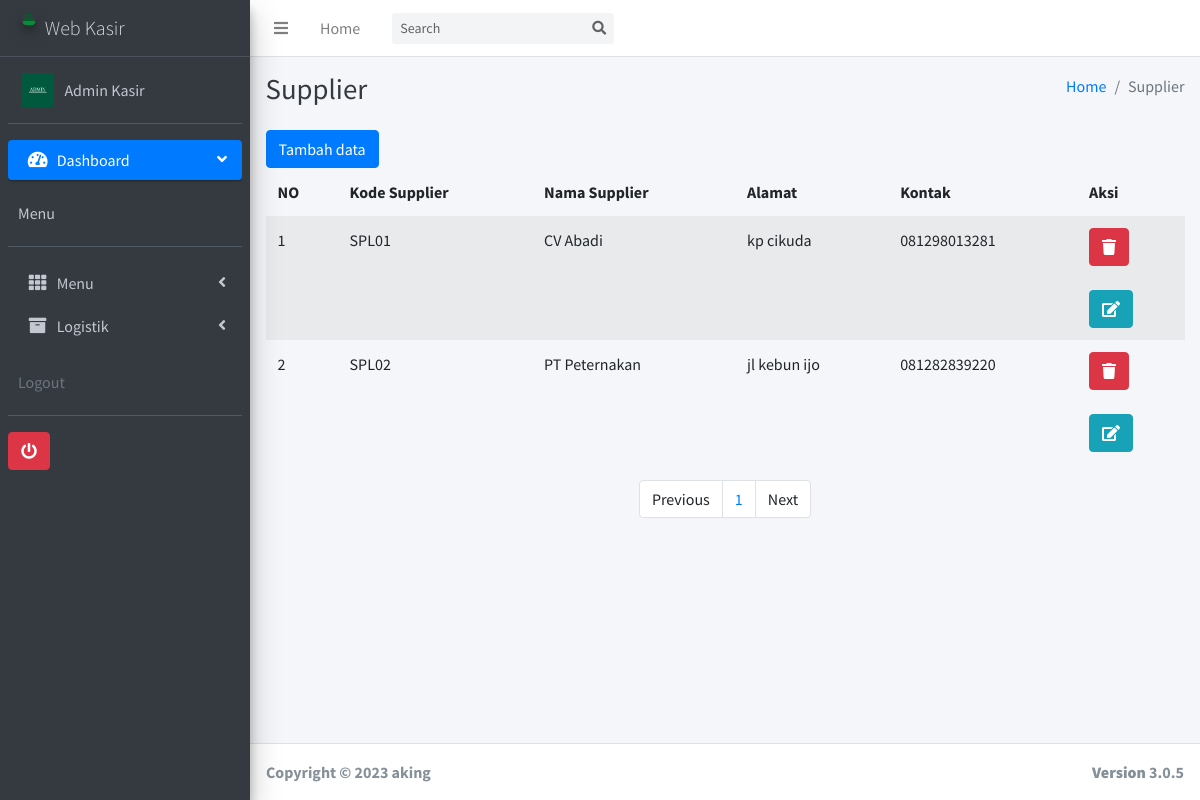
Screenshot of /web-kasir/admin/index.php?m=supplier&s=title (signed in) with the database file from the repository.
### tables this page shows
CREATE TABLE `tb_user` (
  `id` int(11) NOT NULL,
  `username` text NOT NULL,
  `password` text NOT NULL,
  `nama` text NOT NULL,
  `level` text NOT NULL,
  `foto` varchar(255) NOT NULL
);

CREATE TABLE `tb_supplier` (
  `id` int(11) NOT NULL,
  `kdspl` text NOT NULL,
  `namaspl` text NOT NULL,
  `alamatspl` text NOT NULL,
  `kontakspl` text NOT NULL
);

### web-kasir/admin/fungsi/fungsi.php (called while the page is built, shortened)
<?php
$koneksi = mysqli_connect('localhost', 'root', '', 'kasir_aking');
function summon_admin()
{
	global $koneksi;
	$id = $_SESSION['idkaskit'];
	return mysqli_query($koneksi, "SELECT * FROM tb_user WHERE id ='$id'");
}
function url()
{
	return $url = "//localhost/web-kasir/vendors/";
}
 ?>

### web-kasir/admin/modul/supplier/paging.php (the view, shortened to what this page needs)
<?php
global $koneksi;
    $batas = 5;
$halaman = isset($_GET['halaman']) ? (int)$_GET['halaman'] : 1;
$halaman_awal = ($halaman>1) ? ($halaman * $batas) - $batas : 0;
if (isset($_POST['go'])) {
  $cari = $_POST['cari'];
  $data_rak = mysqli_query($koneksi, "SELECT * FROM tb_supplier WHERE namaspl LIKE '%".$cari."%'");
}else{
  $data_rak = mysqli_query($koneksi, "SELECT * FROM tb_supplier LIMIT $halaman_awal, $batas");
}
foreach ($data_rak as $pro):
  ?>
<tr>
                              <td><?= $i++;  ?></td>
                              <td><?=  $pro['kdspl'];?></td>
                              <td><?=  $pro['namaspl'];?></td>
                              <td><?=  $pro['alamatspl'];?></td>
                              <td><?=  $pro['kontakspl'];?></td>
                              <td>
                              <div data-toggle="modal" data-target="#hapus-sup<?= $pro['id'] ?>">
                              <button type="button" class="btn btn-danger" data-toggle="tooltip" title="Hapus">
                              <i class="fa fa-trash"></i>
                              </button>
                              </div>
                    <br>
                  <div data-toggle="modal" data-target="#edit-sup<?= $pro['id'] ?>">
                  <button type="button" class="btn btn-info datapotensi" data-toggle="tooltip" title="Edit">
                    <i class="fa fa-edit"></i>
                  </button>
                </div>
                              </td>
                              </tr>
                              <?php endforeach; ?>

### web-kasir/admin/comp/header.php (shortened to what this page needs)
<?php require 'fungsi/fungsi.php'; ?>
<?php foreach (summon_admin() as $key): ?>
<!DOCTYPE html>
<html>
<head>
  <link rel="stylesheet" href="<?= url() ?>plugins/fontawesome-free/css/all.min.css">
  <link rel="stylesheet" href="https://code.ionicframework.com/ionicons/2.0.1/css/ionicons.min.css">
  <link rel="stylesheet" href="<?= url() ?>plugins/tempusdominus-bootstrap-4/css/tempusdominus-bootstrap-4.min.css">
  <link rel="stylesheet" href="<?= url() ?>plugins/icheck-bootstrap/icheck-bootstrap.min.css">
  <link rel="stylesheet" href="<?= url() ?>plugins/jqvmap/jqvmap.min.css">
  <link rel="stylesheet" href="<?= url() ?>dist/css/adminlte.min.css">
  <link rel="stylesheet" href="<?= url() ?>plugins/overlayScrollbars/css/OverlayScrollbars.min.css">
  <link rel="stylesheet" href="<?= url() ?>plugins/daterangepicker/daterangepicker.css">
  <link rel="stylesheet" href="<?= url() ?>plugins/summernote/summernote-bs4.css">
</head>
<body class="hold-transition sidebar-mini layout-fixed">
<div class="wrapper">
  <nav class="main-header navbar navbar-expand navbar-white navbar-light">
    <ul class="navbar-nav">
      <li class="nav-item">
        <a class="nav-link" data-widget="pushmenu" href="#" role="button"><i class="fas fa-bars"></i></a>
      </li>
      <li class="nav-item d-none d-sm-inline-block">
        <a href="index.php" class="nav-link">Home</a>
      </li>
    </ul>
    <form action="" method="POST" class="form-inline ml-3">
      <div class="input-group input-group-sm">
        <input class="form-control form-control-navbar" type="search" name="cari" placeholder="Search" aria-label="Search">
        <div class="input-group-append">
          <button class="btn btn-navbar" name="go" type="submit">
            <i class="fas fa-search"></i>
          </button>
        </div>
      </div>
    </form>
  </nav>
  <aside class="main-sidebar sidebar-dark-primary elevation-4">
    <a href="index.php" class="brand-link">
      <img src="<?= url()?>img/logo_kasir_kita.png" alt="AdminLTE Logo" class="brand-image img-circle elevation-3"
           style="opacity: .8">
      <span class="brand-text font-weight-light">Web Kasir</span>
    </a>
    <div class="sidebar">
      <div class="user-panel mt-3 pb-3 mb-3 d-flex">
        <div class="image">
          <?php
          if ($key['foto']!= '') {
                        echo '<img src="img/'.$key['foto'].'" height="150">';
                      }else{
                        echo '<img src="img/user_logo.png" height="150">';
                      }
           ?>
        </div>
        <div class="info">
          <a href="index.php?m=admin&s=detail" class="d-block" ><?= $key['nama'];?></a>
        </div>
      </div>
      <nav class="mt-2">
        <ul class="nav nav-pills nav-sidebar flex-column" data-widget="treeview" role="menu" data-accordion="false">
          <li class="nav-item has-treeview menu-open">
            <a href="index.php" class="nav-link active">
              <i class="nav-icon fas fa-tachometer-alt"></i>
              <p>
                Dashboard
                <i class="right fas fa-angle-left"></i>
              </p>
            </a>
          <div class="user-panel mt-3 pb-3 mb-3 d-flex">
        <div class="info">
          <a href="#" class="d-block">Menu</a>
        </div>
      </div>
          </li>
          <li class="nav-item has-treeview">
            <a href="#" class="nav-link">
              <i class="nav-icon fas fa-th"></i>
              <p>
                Menu
                <i class="fas fa-angle-left right"></i>
              </p>
            </a>
          </li>
          <li class="nav-item has-treeview">
            <a href="#" class="nav-link">
              <i class="nav-icon fa fa-archive"></i>
              <p>
                Logistik
                <i class="fas fa-angle-left right"></i>
              </p>
            </a>
          </li>
          <div class="user-panel mt-3 pb-3 mb-3 d-flex">
        <div class="info">
          <span class="d-block text-gray">Logout</span>
        </div>
      </div>
      <a href="logout.php"><button class="btn btn-danger"><i class="fa fa-power-off" aria-hidden="true"></i></button></a>
        </ul>
      </nav>
    </div>
  </aside>
  <?php endforeach; ?>

### rows the page displays
tb_user: foto (picture), nama "Admin Kasir"
tb_supplier: kdspl "SPL01", namaspl "CV Abadi", alamatspl "kp cikuda", kontakspl "081298013281"
tb_supplier: kdspl "SPL02", namaspl "PT Peternakan", alamatspl "jl kebun ijo", kontakspl "081282839220"
